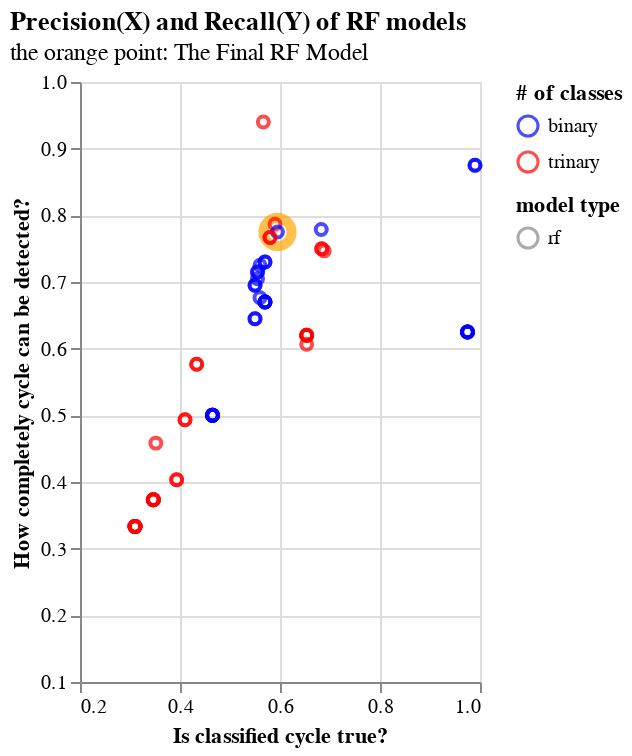

Here is the notebook cell this chart was saved with:
### Code cell
import altair as alt

base1=alt.Chart(final_selection).mark_point(size=30, shape='circle').encode(
    x=alt.X('precision:Q', scale=alt.Scale(domainMin=0.2, domainMax=1),  ##domainMin=0.45, domainMax=0.7
           title='Is classified cycle true?'), #domainMin=0.0, domainMax=0.37
    y=alt.Y('recall:Q', scale=alt.Scale(domainMin=0.1, domainMax=1),  ##domainMin=0.75, domainMax=0.9
           title='How completely cycle can be detected?'), #domainMin=0.9, domainMax=1.0
    color=alt.Color('y_type:N', scale=alt.Scale(range=['blue','red']), title='# of classes'), #scheme= 'turbo',domainMin=0.78, domainMax=0.86
    shape=alt.Shape('model_type:N', title='model type')
#    color=alt.Color('auc:Q', scale=alt.Scale(scheme= 'turbo', ), title='auc score') #domainMin=0.78, domainMax=0.86
#).transform_filter(alt.datum.model_type=='knn')
).transform_filter((alt.datum.precision>0.2)&(alt.datum.recall>0.1)&(alt.datum.model_type=='rf'
                  ))


emp=alt.Chart(final_selection[final_selection.index==86]).mark_circle(size=200, filled=False, stroke='orange', strokeWidth=5).encode(
    x=alt.X('precision:Q',  #scale=alt.Scale(domainMin=0, domainMax=1)
           title='Is classified cycle true?'), #domainMin=0.0, domainMax=0.37
    y=alt.Y('recall:Q',  #scale=alt.Scale(domainMin=0, domainMax=1)
           title='How completely cycle can be detected?')
)


(emp+base1).properties(                       ##+emp1+emp2+emp3
    width=200, height=300,
    title={'text':['Precision(X) and Recall(Y) of RF models'],
       'subtitle':['the orange point: The Final RF Model'],
       'align':'left',
       'anchor':'start'
      })

### Figure 1 — Vega-Lite specification as saved in the notebook (floating-point values rounded to 4 significant figures; data arrays with more than 128 entries replaced by an {"elided": "..."} marker saying what was removed)
{"config": {"view": {"continuousWidth": 400, "continuousHeight": 300}}, "layer": [{"data": {"name": "data-79c6ac685f81ac47e18159fe1337191f"}, "mark": {"type": "circle", "filled": false, "size": 200, "stroke": "orange", "strokeWidth": 5}, "encoding": {"x": {"field": "precision", "title": "Is classified cycle true?", "type": "quantitative"}, "y": {"field": "recall", "title": "How completely cycle can be detected?", "type": "quantitative"}}}, {"data": {"name": "data-a2d64c28430e5eb103e9bfd3ba5fe3fa"}, "mark": {"type": "point", "shape": "circle", "size": 30}, "encoding": {"color": {"field": "y_type", "scale": {"range": ["blue", "red"]}, "title": "# of classes", "type": "nominal"}, "shape": {"field": "model_type", "title": "model type", "type": "nominal"}, "x": {"field": "precision", "scale": {"domainMax": 1, "domainMin": 0.2}, "title": "Is classified cycle true?", "type": "quantitative"}, "y": {"field": "recall", "scale": {"domainMax": 1, "domainMin": 0.1}, "title": "How completely cycle can be detected?", "type": "quantitative"}}, "transform": [{"filter": "(((datum.precision > 0.2) && (datum.recall > 0.1)) && (datum.model_type === 'rf'))"}]}], "height": 300, "title": {"text": ["Precision(X) and Recall(Y) of RF models"], "subtitle": ["the orange point: The Final RF Model"], "align": "left", "anchor": "start"}, "width": 200, "$schema": "https://vega.github.io/schema/vega-lite/v4.17.0.json", "datasets": {"data-79c6ac685f81ac47e18159fe1337191f": [{"ft_criteria": "None", "ft_threshold": "0.3", "ft_scaling": "scaled", "model": "clf_rf_y_oecd_tr_tss_t5_spl5", "class": 0.5, "precision": 0.595, "recall": 0.775, "f1_score": 0.605, "support": 30.0, "accuracy": 0.8, "auc": 0.7768, "model_type": "rf", "y_type": "binary", "dtype": "stationary", "grouping": "original"}], "data-a2d64c28430e5eb103e9bfd3ba5fe3fa": {"elided": "192 records"}}}
